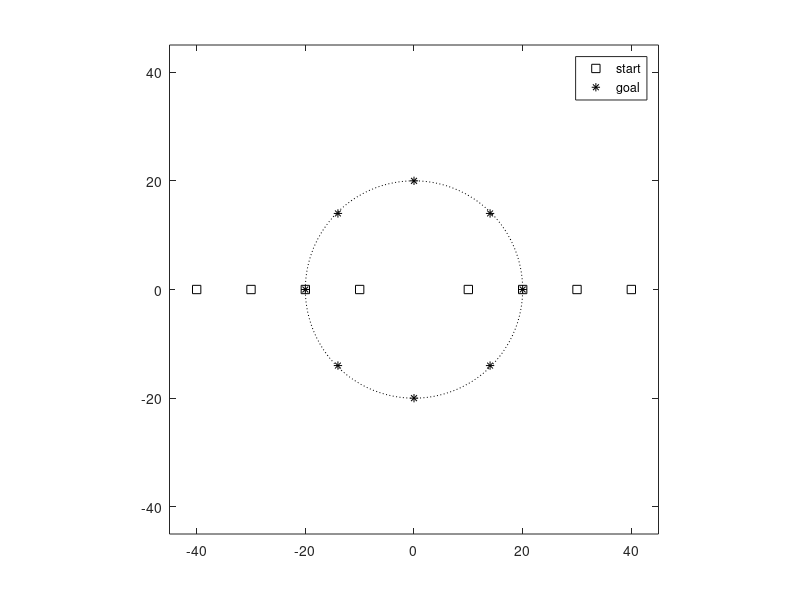

Write the MATLAB code that produced this figure.
disp("1. 8 drones circle forming")
temp = 10:10:40;
start = [temp,-temp;
	zeros(1,8)];
goal = [20,-20,0,0,14,14,-14,-14;
	0,	0,	20,-20,14,-14,14,-14];
figure;
f1 = plot(start(1,:),start(2,:),'sk');hold on;
f2 = plot(goal(1,:),goal(2,:),'*k');
theta = linspace(0,2*pi,200);
x = 20*cos(theta); y= 20*sin(theta);
f3 = plot(x,y,':k');
axis equal
xlim([-45,45]);ylim([-45,45])
legend([f1,f2],{'start','goal'});